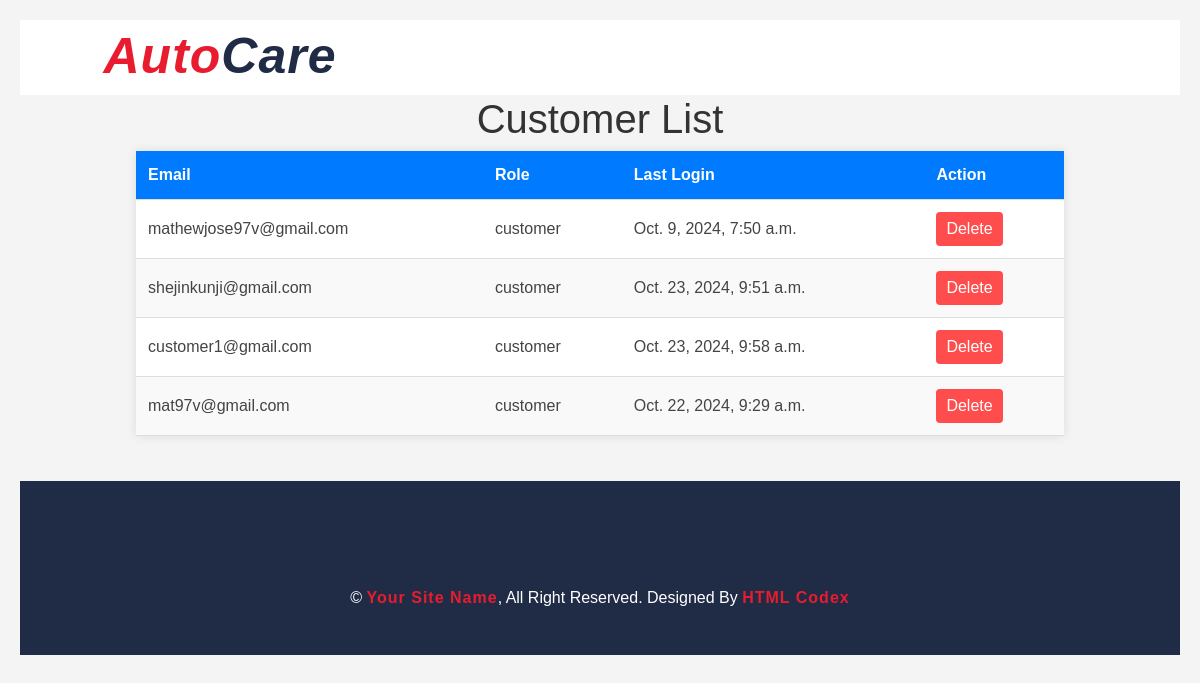
The app's page /customerdetails (signed in) with its own data.
### autocareweb/models.py (models this page shows, shortened)
class CustomUser(AbstractBaseUser, PermissionsMixin):
    email = models.EmailField(unique=True)
    role = models.CharField(max_length=20, choices=UserRole.choices, default=UserRole.CUSTOMER)
    is_active = models.BooleanField(default=True)
    is_staff = models.BooleanField(default=False)
    objects = CustomUserManager()
    USERNAME_FIELD = 'email'
    REQUIRED_FIELDS = []

### autocareweb/views.py (the view)
def customerdetails(request):
    customers = CustomUser.objects.filter(role='customer').select_related('details')
    return render(request,'admin/customerdetails.html',{'customers':customers})

### templates/admin/customerdetails.html (shortened to what this page needs)
{% extends 'partials/baseadmin.html' %}
{%block content%}
{% load static %}
<!DOCTYPE html>
<html lang="en">
<head>
</head>
<body>
    <h1>Customer List</h1>
    <table>
        <thead>
            <tr>
                <th>Email</th>
                <th>Role</th>
                <th>Last Login</th>
                <th>Action</th>
            </tr>
        </thead>
        <tbody>
            {% for customer in customers %}
                <tr>
                    <td>{{ customer.email }}</td>
                    <td>{{ customer.role }}</td>
                    <td>{{ customer.last_login }}</td>
                    <td>
                        <form method="POST" action="{% url 'delete_customer' customer.email %}">
                          <button type="submit" class="delete-btn">Delete</button>
                        </form>
                    </td>
                </tr>
            {% endfor %}
        </tbody>
    </table>
</body>
</html>
{%endblock%}

### static/css/style.css (style rules this page uses)
body { color: #444444; font-weight: 400; background: #ffffff; font-family: 'Barlow', sans-serif; }
h1, h2, h3, h4, h5, h6 { color: #202C45; }

### templates/admin/customerdetails.html (style rules this page uses)
body { font-family: Arial, sans-serif; background-color: #f4f4f4; margin: 0; padding: 20px; }
h1 { text-align: center; color: #333; }
table { width: 80%; margin: 0 auto; border-collapse: collapse; box-shadow: 0 0 10px rgba(0, 0, 0, 0.1); background-color: #fff; }
th, td { padding: 12px; text-align: left; border-bottom: 1px solid #ddd; }
th { background-color: #007BFF; color: white; }
tr:nth-child(even) { background-color: #f9f9f9; }
.delete-btn { background-color: #FF4C4C; color: white; border: none; padding: 5px 10px; cursor: pointer; border-radius: 4px; }

### records on screen
CustomUser: email "mathewjose97v@gmail.com", role "customer", last_login "Oct. 9, 2024, 7:50 a.m."
CustomUser: email "shejinkunji@gmail.com", role "customer", last_login "Oct. 23, 2024, 9:51 a.m."
CustomUser: email "customer1@gmail.com", role "customer", last_login "Oct. 23, 2024, 9:58 a.m."
CustomUser: email "mat97v@gmail.com", role "customer", last_login "Oct. 22, 2024, 9:29 a.m."
